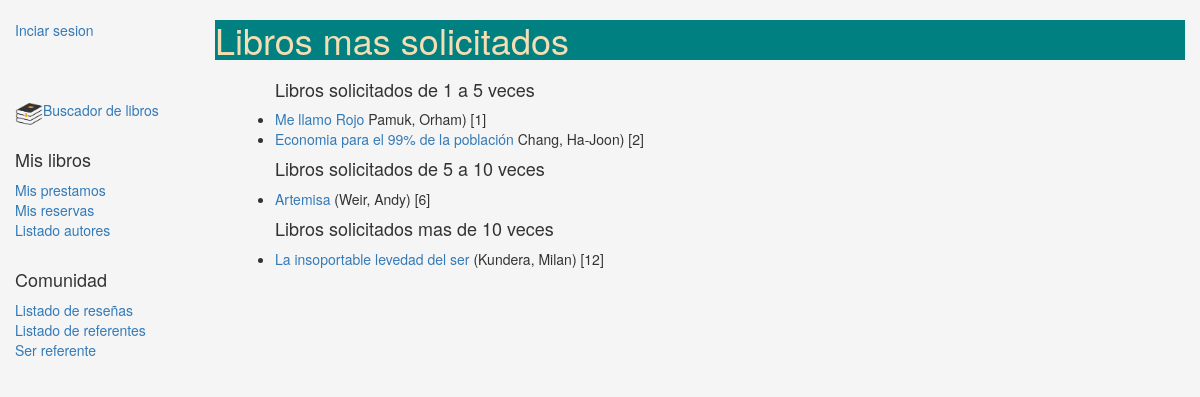
The page /gestion/mostcounted/ on the database its author committed.
### gestion/models.py (models this page shows, shortened)
class Book(models.Model):
    title = models.CharField(verbose_name = 'Titulo', max_length=200)
    author = models.ForeignKey('Author', on_delete=models.SET_NULL, null=True, verbose_name = 'Autor')
    summary = models.TextField(max_length=1000,
        help_text="Ingrese una breve descripción del libro", verbose_name = 'Resumen')
    isbn = models.CharField('ISBN',max_length=13,
        help_text='13 Caracteres <a href="https://www.isbn-international.org/content/what-isbn">ISBN number</a>')
    genre = models.ManyToManyField(Genre,
        help_text="Seleccione los generos de este libro", verbose_name = 'Genero')
    language = models.ForeignKey(Language, on_delete=models.SET_NULL, null=True, verbose_name = 'Lenguaje')
    image = models.ImageField(upload_to = 'gestion', null = True, blank = True, verbose_name = 'Imagen')
    counter = models.IntegerField(blank = True, null = True, default = 0)
    def get_absolute_url(self):
        return reverse('book-detail', args=[str(self.id)]) #Devuelve la URL a una instancia particular de Book
    def display_genre(self):
        return ', '.join([ genre.name for genre in self.genre.all()[:3] ]) #Crea string para el genero (para Admin)
    display_genre.short_description = 'Genre'

class Author(models.Model):
    first_name = models.CharField(max_length=100, verbose_name = 'Nombre')
    last_name = models.CharField(max_length=100, verbose_name = 'Apellido')
    class Meta:
        ordering = ['last_name']
    def __str__(self):
        return '%s, %s' % (self.last_name, self.first_name)

### gestion/views.py (the view)
# urls.py: path('mostcounted/',views.MostCounted.as_view(), name = 'most-counted'),
class MostCounted(generic.ListView):
    model = Book
    template_name = 'gestion/most_counted.html'

### gestion/templates/gestion/most_counted.html
{% extends "base_generic.html" %}
{% block content %}
<h1> Libros mas solicitados</h1>
<div style="margin-left:20px;margin-top:20px">
  <ul>
    <h4>Libros solicitados de 1 a 5 veces</h4>
    {% for count in object_list %}
        {% if count.counter > 0 and count.counter < 6 %}
            <li>
                <a href="{{ count.get_absolute_url }}">{{ count.title }}</a> {{count.author}}) [{{count.counter}}]
            </li>
        {% endif %}
    {% endfor %}
    <h4>Libros solicitados de 5 a 10 veces</h4>
    {% for count in object_list %}
        {% if count.counter > 5 and count.counter < 11 %}
            <li>
                <a href="{{ count.get_absolute_url }}">{{ count.title }}</a> ({{count.author}}) [{{count.counter}}]
            </li>
        {% endif %}
    {% endfor %}
    <h4>Libros solicitados mas de 10 veces</h4>
    {% for count in object_list %}
        {% if count.counter > 10 %}
            <li>
                <a href="{{ count.get_absolute_url }}">{{ count.title }}</a> ({{count.author}}) [{{count.counter}}]
            </li>
        {% endif %}
    {% endfor %}
  </ul>
</div>
{% endblock %}

### gestion/static/css/styles.css (style rules this page uses)
body { background-color: whitesmoke; }
h1 { background-color: teal; color: wheat; }

### rows shown on the page
Book: title "Me llamo Rojo", author "Pamuk, Orham", counter "1"
Book: title "Economia para el 99% de la población", author "Chang, Ha-Joon", counter "2"
Book: title "Artemisa", author "Weir, Andy", counter "6"
Book: title "La insoportable levedad del ser", author "Kundera, Milan", counter "12"
